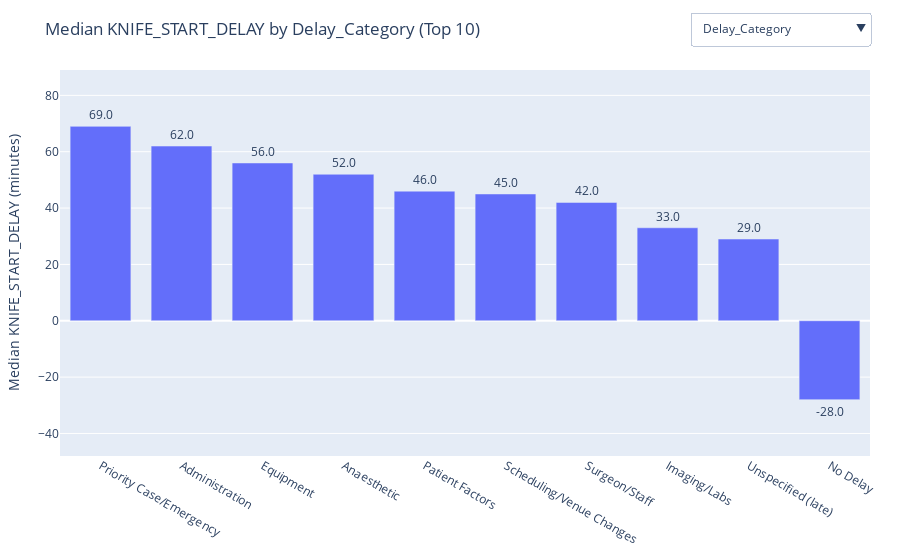

Notebook code cell kept with this figure:
### Code cell
# --- Median KNIFE_START_DELAY bar chart with dropdown, dynamic y-axis ---
import pandas as pd
import numpy as np
import plotly.graph_objects as go

# ====== CONFIG ======
DATA_PATH = "C:/Users/egtay/Downloads/Telegram Desktop/Final_Cleaned_Dataset_OPTIC_7.csv"
VALUE_COL = "KNIFE_START_DELAY"
TOP_K     = 10

CATEGORY_MAP = {
    "Delay_Category": "Delay_Category",
    "LOCATION": "LOCATION",
    "ROOM": "ROOM",
    "EQUIPMENT": "__EQUIPMENT_SPLIT__",
    "EMERGENCY_PRIORITY": "EMERGENCY_PRIORITY",
    "DISCIPLINE": "DISCIPLINE",
    "ANESTHESIA": "ANESTHESIA",
    "ADMISSION_CLASS_TYPE": "ADMISSION_CLASS_TYPE",
    "ADMISSION_WARD": "ADMISSION_WARD",
    "ADMISSION_BED": "ADMISSION_BED",
    "AOH": "AOH",
    "BLOOD": "BLOOD",
    "IMPLANT": "__IMPLANT_BIN__",
    "CANCER_INDICATOR": "CANCER_INDICATOR",
    "TRAUMA_INDICATOR": "TRAUMA_INDICATOR",
}

# ====== LOAD ======
df = pd.read_csv(DATA_PATH)
df[VALUE_COL] = pd.to_numeric(df[VALUE_COL], errors="coerce")
df = df.dropna(subset=[VALUE_COL]).copy()

# ====== EQUIPMENT split ======
if "EQUIPMENT" in df.columns:
    eq = (
        df[["OPERATION_ID", "EQUIPMENT"]]
        .assign(EQUIPMENT=lambda d: d["EQUIPMENT"].astype(str).fillna("").str.split(","))
        .explode("EQUIPMENT")
    )
    eq["EQUIPMENT"] = eq["EQUIPMENT"].astype(str).str.strip()
    eq.loc[eq["EQUIPMENT"].isin(["", "nan", "None", "NULL"]), "EQUIPMENT"] = np.nan
    eq = eq.dropna(subset=["EQUIPMENT"])
    df_eq = df.merge(eq, on="OPERATION_ID", how="left", suffixes=("", "_x"))
    df_eq["__EQUIPMENT_SPLIT__"] = df_eq["EQUIPMENT_x"]
else:
    df_eq = df.copy()
    df_eq["__EQUIPMENT_SPLIT__"] = np.nan

# ====== IMPLANT binary ======
if "IMPLANT" in df.columns:
    def to_implant_bin(s):
        try:
            v = float(s)
            return "No implant" if v == 0 else "Has implant"
        except:
            return "Has implant"
    df["__IMPLANT_BIN__"] = df["IMPLANT"].astype(str).map(to_implant_bin)
else:
    df["__IMPLANT_BIN__"] = np.nan

# Helpers
def get_working_df(label: str):
    col = CATEGORY_MAP[label]
    return (df_eq if col == "__EQUIPMENT_SPLIT__" else df).copy(), col

def select_top_by_volume(w: pd.DataFrame, col: str, k: int = TOP_K) -> pd.DataFrame:
    w = w.dropna(subset=[col]).copy()
    w[col] = w[col].astype(str).str.strip()
    counts = w[col].value_counts()
    if len(counts) > k:
        w = w[w[col].isin(counts.iloc[:k].index)]
    return w

def make_agg(label: str) -> pd.DataFrame:
    w, col = get_working_df(label)
    if col not in w.columns:
        return pd.DataFrame(columns=[col, "median_delay", "count"])
    w = select_top_by_volume(w, col, TOP_K)
    agg = (
        w.groupby(col)[VALUE_COL]
         .agg(median_delay="median", count="count")
         .reset_index()
    )
    agg = agg.sort_values("median_delay", ascending=False)
    agg[col] = agg[col].astype(str)
    return agg

# Build figure
fig = go.Figure()
buttons, masks = [], []
trace_offset = 0
all_aggs = {}

for label in CATEGORY_MAP.keys():
    agg = make_agg(label)
    all_aggs[label] = agg
    if agg.empty:
        masks.append([False] * trace_offset)
        continue

    cat_col = CATEGORY_MAP[label]
    fig.add_trace(go.Bar(
        x=agg[cat_col],
        y=agg["median_delay"],
        customdata=np.c_[agg["count"]],
        text=agg["median_delay"].round(1).astype(str),
        textposition="outside",
        hovertemplate=(
            f"<b>{label}</b>: %{{x}}<br>"
            "Median: %{y:.1f} min<br>"
            "Cases: %{customdata[0]}<extra></extra>"
        ),
        name=label
    ))

    masks.append([False] * trace_offset + [True])
    trace_offset += 1

# pad masks
total = trace_offset
masks = [m + [False] * (total - len(m)) for m in masks]

# dropdown
for label, mask in zip(CATEGORY_MAP.keys(), masks):
    agg = all_aggs[label]
    if not agg.empty:
        y_min, y_max = agg["median_delay"].min(), agg["median_delay"].max()
        # dynamic range logic
        lower = 0 if y_min >= 0 else y_min - 20
        upper = 100 if y_max <= 100 and y_min >= 0 else y_max + 20
        yr = [lower, upper]
    else:
        yr = [0, 100]

    buttons.append(dict(
        label=label,
        method="update",
        args=[
            {"visible": mask},
            {
                "title": f"Median KNIFE_START_DELAY by {label} (Top 10)",
                "yaxis": {"range": yr},
                "xaxis": {"title": label},
            },
        ]
    ))

# init view
if masks:
    for i, tr in enumerate(fig.data):
        tr.visible = masks[0][i]

fig.update_layout(
    title=f"Median KNIFE_START_DELAY by {list(CATEGORY_MAP.keys())[0]} (Top 10)",
    yaxis_title="Median KNIFE_START_DELAY (minutes)",
    bargap=0.25,
    updatemenus=[dict(
        type="dropdown",
        x=1.0, xanchor="right",    
        y=1.15, yanchor="top",     
        buttons=buttons,
        showactive=True
    )],
    margin=dict(l=60, r=30, t=70, b=80)
)


# default y-range for initial category
if not all_aggs[list(CATEGORY_MAP.keys())[0]].empty:
    y_min, y_max = all_aggs[list(CATEGORY_MAP.keys())[0]]["median_delay"].min(), all_aggs[list(CATEGORY_MAP.keys())[0]]["median_delay"].max()
    lower = 0 if y_min >= 0 else y_min - 20
    upper = 100 if y_max <= 100 and y_min >= 0 else y_max + 20
    fig.update_yaxes(range=[lower, upper])
else:
    fig.update_yaxes(range=[0, 100])

fig.show()

### Figure 1 — Plotly figure (JSON) as saved in the notebook; plotly's stock layout.template omitted (floating-point values rounded to 4 significant figures)
{"data": [{"customdata": [[6974], [8228], [2334], [1047], [1633], [2816], [4353], [3878], [122708], [93650]], "hovertemplate": "<b>Delay_Category</b>: %{x}<br>Median: %{y:.1f} min<br>Cases: %{customdata[0]}<extra></extra>", "name": "Delay_Category", "text": ["69.0", "62.0", "56.0", "52.0", "46.0", "45.0", "42.0", "33.0", "29.0", "-28.0"], "textposition": "outside", "type": "bar", "visible": true, "x": ["Priority Case/Emergency", "Administration", "Equipment", "Anaesthetic", "Patient Factors", "Scheduling/Venue Changes", "Surgeon/Staff", "Imaging/Labs", "Unspecified (late)", "No Delay"], "y": [69.0, 62.0, 56.0, 52.0, 46.0, 45.0, 42.0, 33.0, 29.0, -28.0]}, {"customdata": [[73421], [129], [22299], [62449], [53], [55211], [19901], [6], [15315]], "hovertemplate": "<b>LOCATION</b>: %{x}<br>Median: %{y:.1f} min<br>Cases: %{customdata[0]}<extra></extra>", "name": "LOCATION", "text": ["35.0", "31.0", "13.0", "12.0", "2.0", "-1.0", "-8.0", "-10.0", "-10.0"], "textposition": "outside", "type": "bar", "visible": false, "x": ["Main Building OT", "Urology", "Kent Ridge Wing OT", "Endoscopy Center", "AH Endoscopy Center", "Medical Center OT", "ICL", "AH Day Surgery Theatre", "DDI"], "y": [35.0, 31.0, 13.0, 12.0, 2.0, -1.0, -8.0, -10.0, -10.0]}, {"customdata": [[8681], [9327], [9273], [9203], [9581], [13173], [11276], [9347], [7577], [9328]], "hovertemplate": "<b>ROOM</b>: %{x}<br>Median: %{y:.1f} min<br>Cases: %{customdata[0]}<extra></extra>", "name": "ROOM", "text": ["77.0", "70.0", "16.0", "14.0", "11.0", "11.0", "-3.0", "-7.0", "-13.0", "-15.0"], "textposition": "outside", "type": "bar", "visible": false, "x": ["MBOR09", "MBOR08", "ENDO6", "ENDO1", "ENDO3", "ENDO4", "ENDO2", "RoomC", "MCOR04", "MCOR05"], "y": [77.0, 70.0, 16.0, 14.0, 11.0, 11.0, -3.0, -7.0, -13.0, -15.0]}, {"customdata": [[268], [488], [200], [167], [311], [740], [286], [13118], [2652], [229059]], "hovertemplate": "<b>EQUIPMENT</b>: %{x}<br>Median: %{y:.1f} min<br>Cases: %{customdata[0]}<extra></extra>", "name": "EQUIPMENT", "text": ["57.0", "52.0", "48.0", "47.0", "38.0", "29.0", "26.5", "22.0", "17.0", "11.0"], "textposition": "outside", "type": "bar", "visible": false, "x": ["hand microscope", "image intensifier; jackson table", "amsco table; image intensifier; microscope", "image intensifier; microscope", "amsco table; image intensifier", "da vinci robotics", "microscope", "image intensifier", "mini ii", "0"], "y": [57.0, 52.0, 48.0, 47.0, 38.0, 29.0, 26.5, 22.0, 17.0, 11.0]}, {"customdata": [[2085], [21121], [339], [974], [8306], [2088], [213871]], "hovertemplate": "<b>EMERGENCY_PRIORITY</b>: %{x}<br>Median: %{y:.1f} min<br>Cases: %{customdata[0]}<extra></extra>", "name": "EMERGENCY_PRIORITY", "text": ["73.0", "68.0", "59.0", "47.0", "24.0", "15.0", "9.0"], "textposition": "outside", "type": "bar", "visible": false, "x": ["P2A", "P2B", "P3A", "P3B", "P1", "P0", "0"], "y": [73.0, 68.0, 59.0, 47.0, 24.0, 15.0, 9.0]}, {"customdata": [[22751], [14102], [11264], [55005], [8899], [35531], [23876], [19218], [15320], [21727]], "hovertemplate": "<b>DISCIPLINE</b>: %{x}<br>Median: %{y:.1f} min<br>Cases: %{customdata[0]}<extra></extra>", "name": "DISCIPLINE", "text": ["35.0", "34.0", "22.0", "20.0", "18.0", "12.0", "12.0", "-8.0", "-10.0", "-14.0"], "textposition": "outside", "type": "bar", "visible": false, "x": ["Orthopaedic Surgery", "CardiacThoracic&Vascular Surg", "Hand&Reconstructive Microsurg", "Surgery", "Otolaryngology&Head&Neck Surg", "Gastroenterology & Hepatology", "Obstetrics & Gynaecology", "Cardiac", "Radiology", "Ophthalmology"], "y": [35.0, 34.0, 22.0, 20.0, 18.0, 12.0, 12.0, -8.0, -10.0, -14.0]}, {"customdata": [[51], [103646], [1888], [8375], [62758], [19805], [52261]], "hovertemplate": "<b>ANESTHESIA</b>: %{x}<br>Median: %{y:.1f} min<br>Cases: %{customdata[0]}<extra></extra>", "name": "ANESTHESIA", "text": ["25.0", "24.0", "24.0", "19.0", "12.0", "-3.0", "-7.0"], "textposition": "outside", "type": "bar", "visible": false, "x": ["LA (Standby)", "GA", "Monitored Anaesthesia Care", "RA", "Sedation", "NIL", "LA"], "y": [25.0, 24.0, 24.0, 19.0, 12.0, -3.0, -7.0]}, {"customdata": [[4617], [11691], [48974], [38148], [10708], [4498], [4981], [75849], [17959], [7785]], "hovertemplate": "<b>ADMISSION_CLASS_TYPE</b>: %{x}<br>Median: %{y:.1f} min<br>Cases: %{customdata[0]}<extra></extra>", "name": "ADMISSION_CLASS_TYPE", "text": ["24.0", "22.0", "20.0", "19.0", "19.0", "12.0", "8.0", "6.0", "5.0", "-9.0"], "textposition": "outside", "type": "bar", "visible": false, "x": ["Class B1", "Class A", "Class C", "Class B2", "Non Resident", "Private for RF", "Subsidised PR", "Subsidised", "Private", "Not Admitted"], "y": [24.0, 22.0, 20.0, 19.0, 19.0, 12.0, 8.0, 6.0, 5.0, -9.0]}, {"customdata": [[7104], [7515], [6419], [4999], [45002], [30164], [9978], [53806], [9136], [5727]], "hovertemplate": "<b>ADMISSION_WARD</b>: %{x}<br>Median: %{y:.1f} min<br>Cases: %{customdata[0]}<extra></extra>", "name": "ADMISSION_WARD", "text": ["35.0", "32.0", "27.0", "15.0", "14.0", "13.0", "9.0", "-1.0", "-1.0", "-8.0"], "textposition": "outside", "type": "bar", "visible": false, "x": ["NW51", "NW43", "NW41", "NW64", "NCKED", "NW2A", "NW63", "NWASW", "Not Admitted", "NW28"], "y": [35.0, 32.0, 27.0, 15.0, 14.0, 13.0, 9.0, -1.0, -1.0, -8.0]}, {"customdata": [[2696], [56371], [1375], [1355], [1348], [1339], [7067], [1424], [1620], [9195]], "hovertemplate": "<b>ADMISSION_BED</b>: %{x}<br>Median: %{y:.1f} min<br>Cases: %{customdata[0]}<extra></extra>", "name": "ADMISSION_BED", "text": ["54.0", "13.0", "10.0", "9.0", "7.0", "6.0", "1.0", "-1.0", "-9.0", "-17.0"], "textposition": "outside", "type": "bar", "visible": false, "x": ["NEDS001", "Not Admitted", "NASWB21", "NASWB19", "NASWB22", "NASWB20", "NASWC31", "NASWB25", "NASWB01", "NASWC82"], "y": [54.0, 13.0, 10.0, 9.0, 7.0, 6.0, 1.0, -1.0, -9.0, -17.0]}, {"customdata": [[87], [248697]], "hovertemplate": "<b>AOH</b>: %{x}<br>Median: %{y:.1f} min<br>Cases: %{customdata[0]}<extra></extra>", "name": "AOH", "text": ["19.0", "12.0"], "textposition": "outside", "type": "bar", "visible": false, "x": ["True", "False"], "y": [19.0, 12.0]}, {"customdata": [[14], [5], [5], [4520], [1], [230835], [13404]], "hovertemplate": "<b>BLOOD</b>: %{x}<br>Median: %{y:.1f} min<br>Cases: %{customdata[0]}<extra></extra>", "name": "BLOOD", "text": ["47.0", "40.0", "32.0", "30.0", "30.0", "13.0", "-10.0"], "textposition": "outside", "type": "bar", "visible": false, "x": ["TXS", "Blood - 1 pint", "Blood - 4 pint", "GXM", "Blood - 3 pint", "NIL", "Blood - 2 pint"], "y": [47.0, 40.0, 32.0, 30.0, 30.0, 13.0, -10.0]}, {"customdata": [[22469], [226315]], "hovertemplate": "<b>IMPLANT</b>: %{x}<br>Median: %{y:.1f} min<br>Cases: %{customdata[0]}<extra></extra>", "name": "IMPLANT", "text": ["24.0", "11.0"], "textposition": "outside", "type": "bar", "visible": false, "x": ["Has implant", "No implant"], "y": [24.0, 11.0]}, {"customdata": [[5582], [243202]], "hovertemplate": "<b>CANCER_INDICATOR</b>: %{x}<br>Median: %{y:.1f} min<br>Cases: %{customdata[0]}<extra></extra>", "name": "CANCER_INDICATOR", "text": ["28.0", "12.0"], "textposition": "outside", "type": "bar", "visible": false, "x": ["True", "False"], "y": [28.0, 12.0]}, {"customdata": [[98], [248686]], "hovertemplate": "<b>TRAUMA_INDICATOR</b>: %{x}<br>Median: %{y:.1f} min<br>Cases: %{customdata[0]}<extra></extra>", "name": "TRAUMA_INDICATOR", "text": ["18.5", "12.0"], "textposition": "outside", "type": "bar", "visible": false, "x": ["True", "False"], "y": [18.5, 12.0]}], "layout": {"bargap": 0.25, "margin": {"b": 80, "l": 60, "r": 30, "t": 70}, "title": {"text": "Median KNIFE_START_DELAY by Delay_Category (Top 10)"}, "updatemenus": [{"buttons": [{"args": [{"visible": [true, false, false, false, false, false, false, false, false, false, false, false, false, false, false]}, {"title": "Median KNIFE_START_DELAY by Delay_Category (Top 10)", "xaxis": {"title": "Delay_Category"}, "yaxis": {"range": [-48, 89]}}], "label": "Delay_Category", "method": "update"}, {"args": [{"visible": [false, true, false, false, false, false, false, false, false, false, false, false, false, false, false]}, {"title": "Median KNIFE_START_DELAY by LOCATION (Top 10)", "xaxis": {"title": "LOCATION"}, "yaxis": {"range": [-30, 55]}}], "label": "LOCATION", "method": "update"}, {"args": [{"visible": [false, false, true, false, false, false, false, false, false, false, false, false, false, false, false]}, {"title": "Median KNIFE_START_DELAY by ROOM (Top 10)", "xaxis": {"title": "ROOM"}, "yaxis": {"range": [-35, 97]}}], "label": "ROOM", "method": "update"}, {"args": [{"visible": [false, false, false, true, false, false, false, false, false, false, false, false, false, false, false]}, {"title": "Median KNIFE_START_DELAY by EQUIPMENT (Top 10)", "xaxis": {"title": "EQUIPMENT"}, "yaxis": {"range": [0, 100]}}], "label": "EQUIPMENT", "method": "update"}, {"args": [{"visible": [false, false, false, false, true, false, false, false, false, false, false, false, false, false, false]}, {"title": "Median KNIFE_START_DELAY by EMERGENCY_PRIORITY (Top 10)", "xaxis": {"title": "EMERGENCY_PRIORITY"}, "yaxis": {"range": [0, 100]}}], "label": "EMERGENCY_PRIORITY", "method": "update"}, {"args": [{"visible": [false, false, false, false, false, true, false, false, false, false, false, false, false, false, false]}, {"title": "Median KNIFE_START_DELAY by DISCIPLINE (Top 10)", "xaxis": {"title": "DISCIPLINE"}, "yaxis": {"range": [-34, 55]}}], "label": "DISCIPLINE", "method": "update"}, {"args": [{"visible": [false, false, false, false, false, false, true, false, false, false, false, false, false, false, false]}, {"title": "Median KNIFE_START_DELAY by ANESTHESIA (Top 10)", "xaxis": {"title": "ANESTHESIA"}, "yaxis": {"range": [-27, 45]}}], "label": "ANESTHESIA", "method": "update"}, {"args": [{"visible": [false, false, false, false, false, false, false, true, false, false, false, false, false, false, false]}, {"title": "Median KNIFE_START_DELAY by ADMISSION_CLASS_TYPE (Top 10)", "xaxis": {"title": "ADMISSION_CLASS_TYPE"}, "yaxis": {"range": [-29, 44]}}], "label": "ADMISSION_CLASS_TYPE", "method": "update"}, {"args": [{"visible": [false, false, false, false, false, false, false, false, true, false, false, false, false, false, false]}, {"title": "Median KNIFE_START_DELAY by ADMISSION_WARD (Top 10)", "xaxis": {"title": "ADMISSION_WARD"}, "yaxis": {"range": [-28, 55]}}], "label": "ADMISSION_WARD", "method": "update"}, {"args": [{"visible": [false, false, false, false, false, false, false, false, false, true, false, false, false, false, false]}, {"title": "Median KNIFE_START_DELAY by ADMISSION_BED (Top 10)", "xaxis": {"title": "ADMISSION_BED"}, "yaxis": {"range": [-37, 74]}}], "label": "ADMISSION_BED", "method": "update"}, {"args": [{"visible": [false, false, false, false, false, false, false, false, false, false, true, false, false, false, false]}, {"title": "Median KNIFE_START_DELAY by AOH (Top 10)", "xaxis": {"title": "AOH"}, "yaxis": {"range": [0, 100]}}], "label": "AOH", "method": "update"}, {"args": [{"visible": [false, false, false, false, false, false, false, false, false, false, false, true, false, false, false]}, {"title": "Median KNIFE_START_DELAY by BLOOD (Top 10)", "xaxis": {"title": "BLOOD"}, "yaxis": {"range": [-30, 67]}}], "label": "BLOOD", "method": "update"}, {"args": [{"visible": [false, false, false, false, false, false, false, false, false, false, false, false, true, false, false]}, {"title": "Median KNIFE_START_DELAY by IMPLANT (Top 10)", "xaxis": {"title": "IMPLANT"}, "yaxis": {"range": [0, 100]}}], "label": "IMPLANT", "method": "update"}, {"args": [{"visible": [false, false, false, false, false, false, false, false, false, false, false, false, false, true, false]}, {"title": "Median KNIFE_START_DELAY by CANCER_INDICATOR (Top 10)", "xaxis": {"title": "CANCER_INDICATOR"}, "yaxis": {"range": [0, 100]}}], "label": "CANCER_INDICATOR", "method": "update"}, {"args": [{"visible": [false, false, false, false, false, false, false, false, false, false, false, false, false, false, true]}, {"title": "Median KNIFE_START_DELAY by TRAUMA_INDICATOR (Top 10)", "xaxis": {"title": "TRAUMA_INDICATOR"}, "yaxis": {"range": [0, 100]}}], "label": "TRAUMA_INDICATOR", "method": "update"}], "showactive": true, "type": "dropdown", "x": 1, "xanchor": "right", "y": 1.15, "yanchor": "top"}], "yaxis": {"range": [-48, 89], "title": {"text": "Median KNIFE_START_DELAY (minutes)"}}}}
